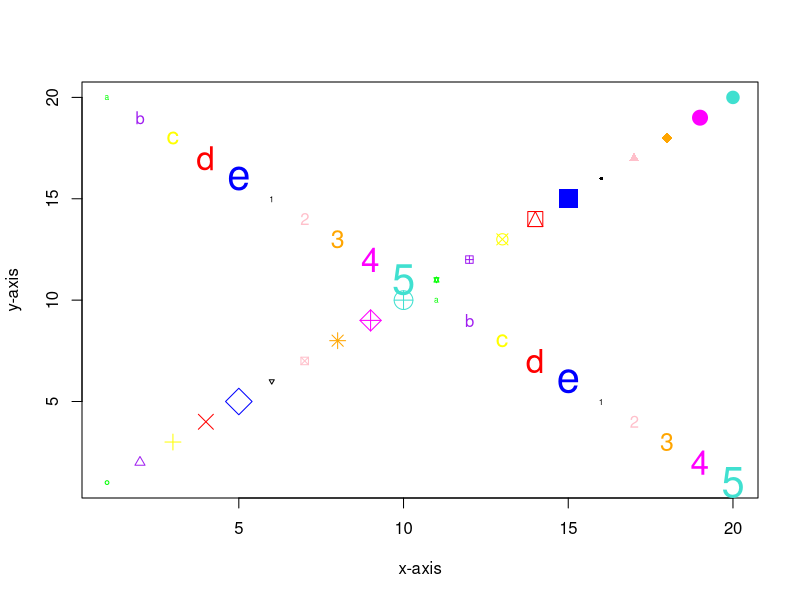

Source code (R):
# Plot a plot

# plot a plot

plot(1:20, # x-axis
     1:20, # y-axis
     pch = c(1:20), # symbol 
     col = c("green", "purple", "yellow", "red", "blue", "black", "pink", "orange", "magenta", "turquoise"), # color
     cex = c(0.5, 1, 1.5, 2, 2.5), # size
     xlab = 'x-axis', # x-axis labeling
     ylab = 'y-axis') # y-axis labeling


# add additional data to an existing plot: use points

points(1:20,
        20:1,
        pch = c("a", "b", "c", "d", "e", "1", "2", "3", "4", "5"), #symbols
        col = c("green", "purple", "yellow", "red", "blue", "black", "pink", "orange", "magenta", "turquoise"), # color
        cex = c(0.5, 1, 1.5, 2, 2.5), # size
        xlab = 'x-axis', # x-axis labeling
        ylab = 'y-axis') # y-axis labeling)


